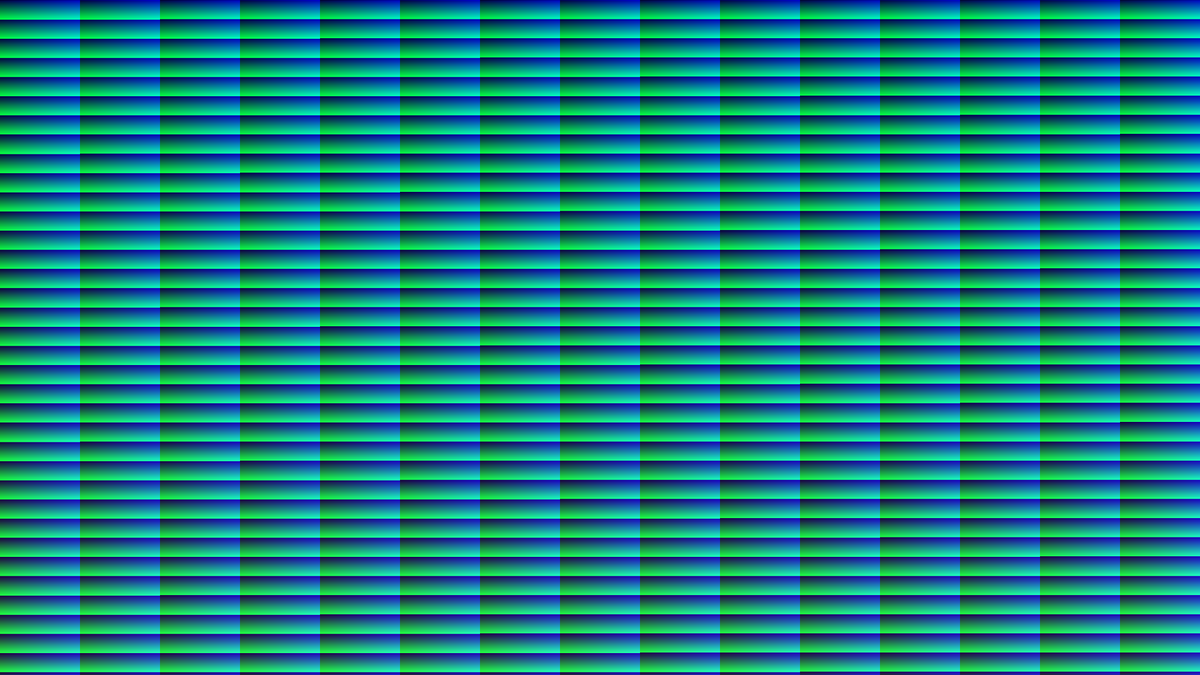
Frame 1 (no input)
Frame 60 (the mouse pressed at the canvas centre just before this capture): identical to frame 1, image omitted
Frame 120 (the mouse held since frame 60 and released just before this capture): identical to frame 1, image omitted

The Processing sketch that drew this single still picture (run headless with seeded random() and noise(); from frame 60 on, the mouse is pressed at the canvas centre):

// Processing sketch: binaryColor
// ── binaryColor.pde
PImage mask;
final int COLOR_MAX_VALUE = 256 * 256 * 256;
final int MASK_WIDTH = 1920;
final int MASK_HEIGHT = 1200;
void setup(){
	size(1920, 1080);
	mask = createImage(MASK_WIDTH, MASK_HEIGHT, RGB);
	mask.loadPixels();
	for(int i = 0 ; i < mask.pixels.length ; i ++){
		mask.pixels[i] = i < COLOR_MAX_VALUE ? i : 0 ;
	}
	mask.updatePixels();
}

void draw(){
	image(mask, 0, 0, width, height);
}
